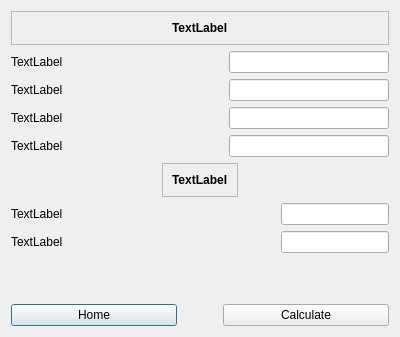
<?xml version="1.0" encoding="UTF-8"?>
<ui version="4.0">
 <class>Dialog</class>
 <widget class="QDialog" name="Dialog">
  <property name="geometry">
   <rect>
    <x>0</x>
    <y>0</y>
    <width>400</width>
    <height>337</height>
   </rect>
  </property>
  <property name="windowTitle">
   <string>Dialog</string>
  </property>
  <layout class="QVBoxLayout" name="verticalLayout_2">
   <item>
    <widget class="QFrame" name="frame">
     <property name="frameShape">
      <enum>QFrame::StyledPanel</enum>
     </property>
     <property name="frameShadow">
      <enum>QFrame::Raised</enum>
     </property>
     <layout class="QHBoxLayout" name="horizontalLayout">
      <item alignment="Qt::AlignHCenter">
       <widget class="QLabel" name="label_8">
        <property name="font">
         <font>
          <bold>true</bold>
         </font>
        </property>
        <property name="text">
         <string>TextLabel</string>
        </property>
       </widget>
      </item>
     </layout>
    </widget>
   </item>
   <item>
    <layout class="QVBoxLayout" name="verticalLayout">
     <property name="bottomMargin">
      <number>0</number>
     </property>
     <item>
      <layout class="QHBoxLayout" name="horizontalLayout_3">
       <item>
        <widget class="QLabel" name="label">
         <property name="text">
          <string>TextLabel</string>
         </property>
        </widget>
       </item>
       <item>
        <spacer name="horizontalSpacer">
         <property name="orientation">
          <enum>Qt::Horizontal</enum>
         </property>
         <property name="sizeHint" stdset="0">
          <size>
           <width>40</width>
           <height>20</height>
          </size>
         </property>
        </spacer>
       </item>
       <item>
        <widget class="QLineEdit" name="lineEdit"/>
       </item>
      </layout>
     </item>
     <item>
      <layout class="QHBoxLayout" name="horizontalLayout_4">
       <item>
        <widget class="QLabel" name="label_2">
         <property name="text">
          <string>TextLabel</string>
         </property>
        </widget>
       </item>
       <item>
        <spacer name="horizontalSpacer_3">
         <property name="orientation">
          <enum>Qt::Horizontal</enum>
         </property>
         <property name="sizeHint" stdset="0">
          <size>
           <width>40</width>
           <height>20</height>
          </size>
         </property>
        </spacer>
       </item>
       <item>
        <widget class="QLineEdit" name="lineEdit_2"/>
       </item>
      </layout>
     </item>
     <item>
      <layout class="QHBoxLayout" name="horizontalLayout_5">
       <item>
        <widget class="QLabel" name="label_3">
         <property name="text">
          <string>TextLabel</string>
         </property>
        </widget>
       </item>
       <item>
        <spacer name="horizontalSpacer_4">
         <property name="orientation">
          <enum>Qt::Horizontal</enum>
         </property>
         <property name="sizeHint" stdset="0">
          <size>
           <width>40</width>
           <height>20</height>
          </size>
         </property>
        </spacer>
       </item>
       <item>
        <widget class="QLineEdit" name="lineEdit_3"/>
       </item>
      </layout>
     </item>
     <item>
      <layout class="QHBoxLayout" name="horizontalLayout_6">
       <item>
        <widget class="QLabel" name="label_4">
         <property name="text">
          <string>TextLabel</string>
         </property>
        </widget>
       </item>
       <item>
        <spacer name="horizontalSpacer_5">
         <property name="orientation">
          <enum>Qt::Horizontal</enum>
         </property>
         <property name="sizeHint" stdset="0">
          <size>
           <width>40</width>
           <height>20</height>
          </size>
         </property>
        </spacer>
       </item>
       <item>
        <widget class="QLineEdit" name="lineEdit_4"/>
       </item>
      </layout>
     </item>
     <item alignment="Qt::AlignHCenter">
      <widget class="QFrame" name="frame_2">
       <property name="frameShape">
        <enum>QFrame::StyledPanel</enum>
       </property>
       <property name="frameShadow">
        <enum>QFrame::Raised</enum>
       </property>
       <layout class="QVBoxLayout" name="verticalLayout_3">
        <item>
         <widget class="QLabel" name="label_7">
          <property name="font">
           <font>
            <bold>true</bold>
           </font>
          </property>
          <property name="text">
           <string>TextLabel</string>
          </property>
         </widget>
        </item>
       </layout>
      </widget>
     </item>
     <item>
      <layout class="QHBoxLayout" name="horizontalLayout_7">
       <item>
        <widget class="QLabel" name="label_5">
         <property name="text">
          <string>TextLabel</string>
         </property>
        </widget>
       </item>
       <item>
        <spacer name="horizontalSpacer_6">
         <property name="orientation">
          <enum>Qt::Horizontal</enum>
         </property>
         <property name="sizeHint" stdset="0">
          <size>
           <width>40</width>
           <height>20</height>
          </size>
         </property>
        </spacer>
       </item>
       <item>
        <widget class="QLineEdit" name="lineEdit_5">
         <property name="sizePolicy">
          <sizepolicy hsizetype="Minimum" vsizetype="Fixed">
           <horstretch>0</horstretch>
           <verstretch>0</verstretch>
          </sizepolicy>
         </property>
        </widget>
       </item>
      </layout>
     </item>
     <item>
      <layout class="QHBoxLayout" name="horizontalLayout_8">
       <item>
        <widget class="QLabel" name="label_6">
         <property name="text">
          <string>TextLabel</string>
         </property>
        </widget>
       </item>
       <item>
        <spacer name="horizontalSpacer_7">
         <property name="orientation">
          <enum>Qt::Horizontal</enum>
         </property>
         <property name="sizeHint" stdset="0">
          <size>
           <width>40</width>
           <height>20</height>
          </size>
         </property>
        </spacer>
       </item>
       <item>
        <widget class="QLineEdit" name="lineEdit_6">
         <property name="sizePolicy">
          <sizepolicy hsizetype="Minimum" vsizetype="Fixed">
           <horstretch>0</horstretch>
           <verstretch>0</verstretch>
          </sizepolicy>
         </property>
        </widget>
       </item>
      </layout>
     </item>
    </layout>
   </item>
   <item>
    <spacer name="verticalSpacer">
     <property name="orientation">
      <enum>Qt::Vertical</enum>
     </property>
     <property name="sizeHint" stdset="0">
      <size>
       <width>20</width>
       <height>40</height>
      </size>
     </property>
    </spacer>
   </item>
   <item>
    <layout class="QHBoxLayout" name="horizontalLayout_2">
     <item>
      <widget class="QPushButton" name="homePushButton">
       <property name="text">
        <string>Home</string>
       </property>
      </widget>
     </item>
     <item>
      <spacer name="horizontalSpacer_2">
       <property name="orientation">
        <enum>Qt::Horizontal</enum>
       </property>
       <property name="sizeType">
        <enum>QSizePolicy::Preferred</enum>
       </property>
       <property name="sizeHint" stdset="0">
        <size>
         <width>40</width>
         <height>20</height>
        </size>
       </property>
      </spacer>
     </item>
     <item>
      <widget class="QPushButton" name="calculate">
       <property name="text">
        <string>Calculate</string>
       </property>
      </widget>
     </item>
    </layout>
   </item>
  </layout>
 </widget>
 <resources/>
 <connections/>
</ui>
